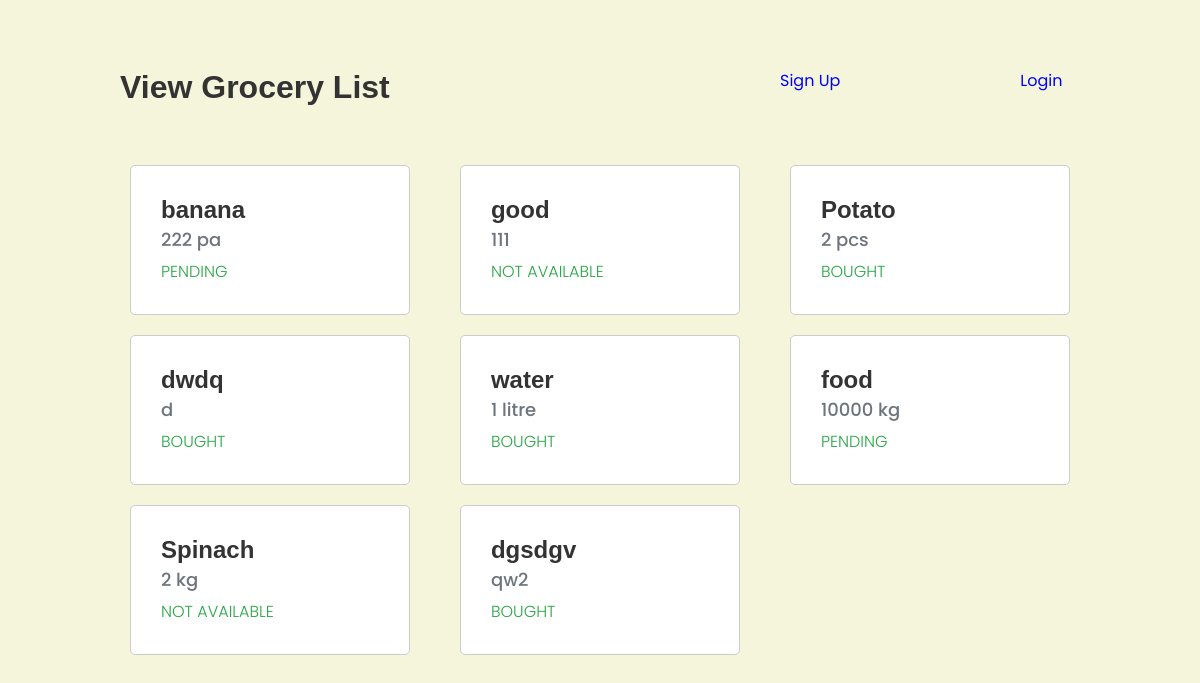
Before: /home/ with the older database file.
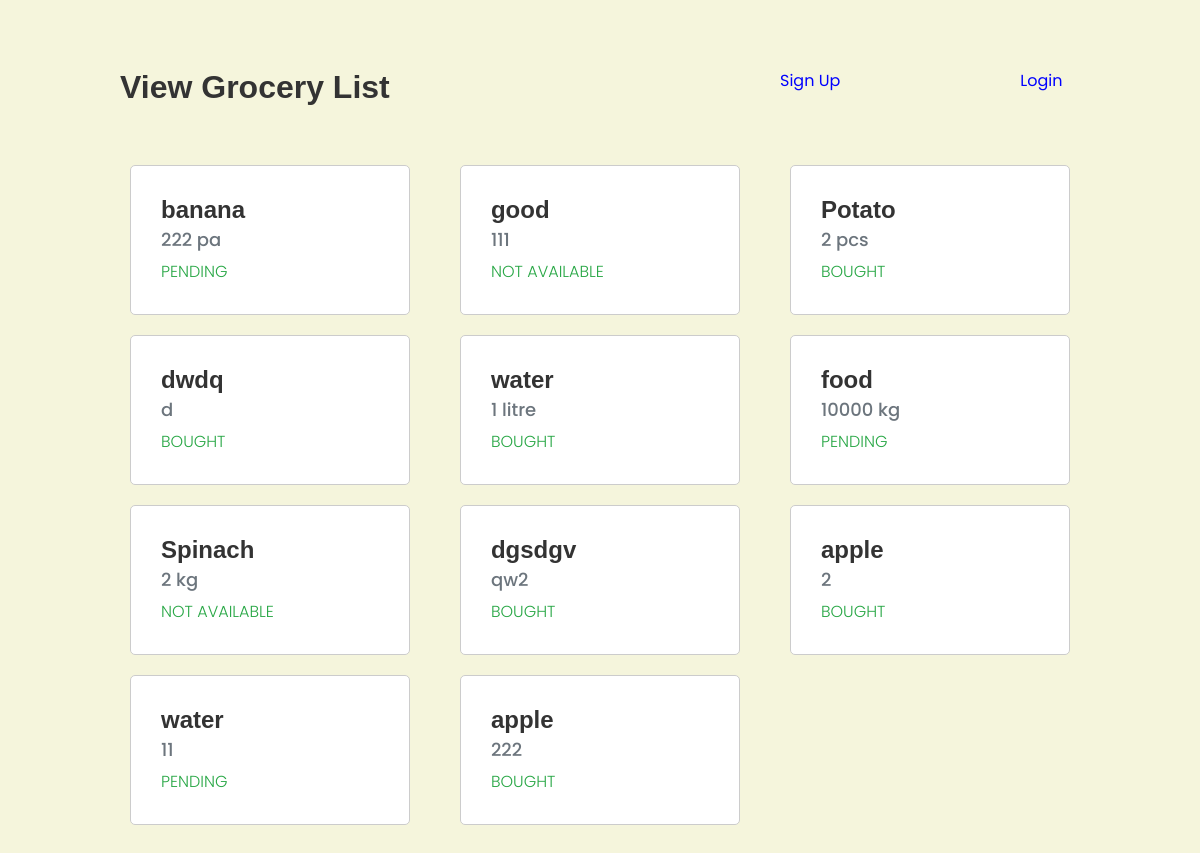
After: the same page with the newer database file.
### grocery/models.py (models this page shows, shortened)
class addItem(models.Model):
    STATUS = (
        ('PENDING', 'PENDING'),
        ('BOUGHT', 'BOUGHT'),
        ('NOT AVAILABLE', 'NOT AVAILABLE')
    )
    user = models.ForeignKey(settings.AUTH_USER_MODEL, default='1',
                             on_delete=models.CASCADE)
    name = models.CharField(max_length=1000)
    quantity = models.CharField(max_length=1000)
    status = models.CharField(max_length=200, default='PENDING', choices=STATUS)
    date = models.DateField(auto_now=True, null=True)

### grocery/views.py (the view)
# urls.py: path('home/', views.home, name='home'),
def home(req):
    item = addItem.objects.all()
    return render(req, 'home.html', {'items': item})

### templates/home.html (shortened to what this page needs)
<html>
    <head>
        <link rel="stylesheet" href="https://maxcdn.bootstrapcdn.com/bootstrap/4.4.1/css/bootstrap.min.css">
        <link rel="stylesheet" href="css/home.css">
    </head>
    <body>
        <div class="container mt-5">
            <div class="row">
                <div class="col-lg-6">
                    <h1>View Grocery List</h1>
                </div>
                 <a href="{% url 'signup' %}" class="add">Sign Up</a>
                 <a href="{% url 'login' %}" class="login">Login</a>
            </div>
            <div class="row mt-4">
                {% for item in items%}
                <div class="col-lg-4">
                    <div class="card">
                        <div class="card-body">
                          <h5 class="card-title">{{item.name}}</h5>
                          <h6 class="card-subtitle mb-2 text-muted">{{item.quantity}}</h6>
                          <p class="text-success">{{item.status}}</p>
                        </div>
                      </div>
                </div>
                {% endfor %}
            </div>
        </div>
    </body>
</html>

### templates/css/home.css (style rules this page uses)
html, body, h1, h2, h3, h4, h5, p, ul, li, form, input, select { margin: 0; padding: 0; box-sizing: border-box; }
body { font-size: 16px; line-height: 1.6; }
h1 { font-family: 'Poppins', sans-serif; font-weight: 700; }
.container { max-width: 800px; margin: 0 auto; padding: 20px; }
h1 { font-size: 32px; margin-bottom: 20px; color: #333; }
a.add, a.login { text-decoration: none; font-size: 16px; color: blue; margin-left: 20px; }
.row.mt-4 { display: flex; flex-wrap: wrap; }
.col-lg-4 { flex: 0 0 calc(33.33% - 20px); margin: 10px; }
.card { border: 1px solid #ccc; border-radius: 5px; padding: 10px; }
.card-title { font-size: 24px; margin-bottom: 5px; color: #333; }
.card-subtitle { font-size: 18px; color: #666; margin-bottom: 10px; }
.text-success { color: green; }

### templates/home.html (style rules this page uses)
body { font-family: 'Poppins', sans-serif; font-weight: 300; background-color: beige; }
h1, h2, h3, h4, h5 { font-family: Arial, Helvetica, sans-serif; font-weight: 700; padding-bottom: 5px; text-align: left; }
.container { max-width: 1000px; margin: 0 auto; padding: 20px; }
h1 { font-size: 32px; margin-bottom: 20px; color: #333; }
a.add, a.login { text-decoration: none; font-size: 16px; color: blue; font-weight: 400; text-align: right; margin-left: 180px; }
.row.mt-4 { display: flex; flex-wrap: wrap; }
.col-lg-4 { flex: 0 0 calc(33.33% - 20px); margin: 10px; }
.card { border: 1px solid #ccc; border-radius: 5px; padding: 10px; }
.card-title { font-size: 24px; margin-bottom: 5px; color: #333; }
.card-subtitle { font-size: 18px; color: #666; margin-bottom: 10px; }
.text-success { color: green; }

Changed rows visible on the page:
added addItem: name "apple", quantity "2", status "BOUGHT"
added addItem: name "water", quantity "11", status "PENDING"
added addItem: name "apple", quantity "222", status "BOUGHT"
